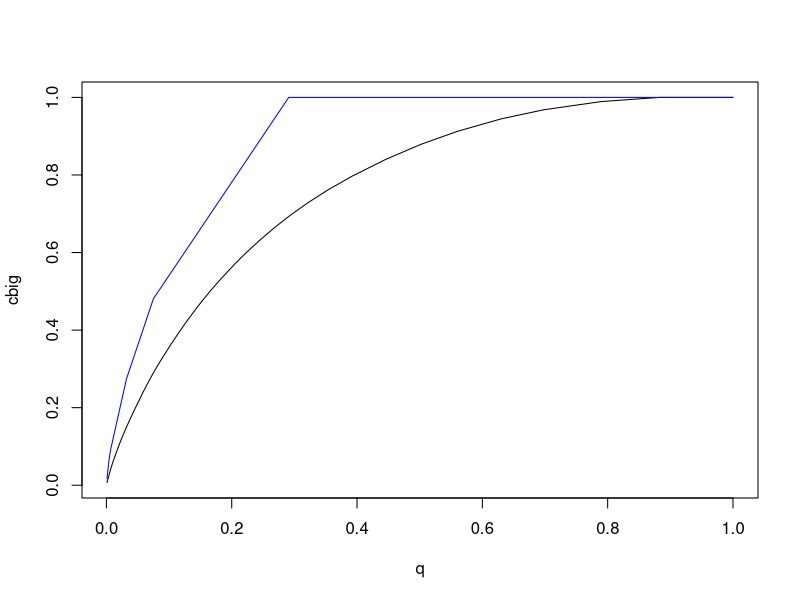

This figure's R source:
set.seed(1000)

n <- 1000

big <- sort(rgeom(n, 0.1), decreasing=TRUE)
small <- sort(rgeom(n, 0.7), decreasing=TRUE)

cbig <- cumsum(big)/sum(big)
csmall <- cumsum(small)/sum(small)

q <- (1:n)/n

plot(q, cbig, type="l")
lines(q, csmall, col="blue")

